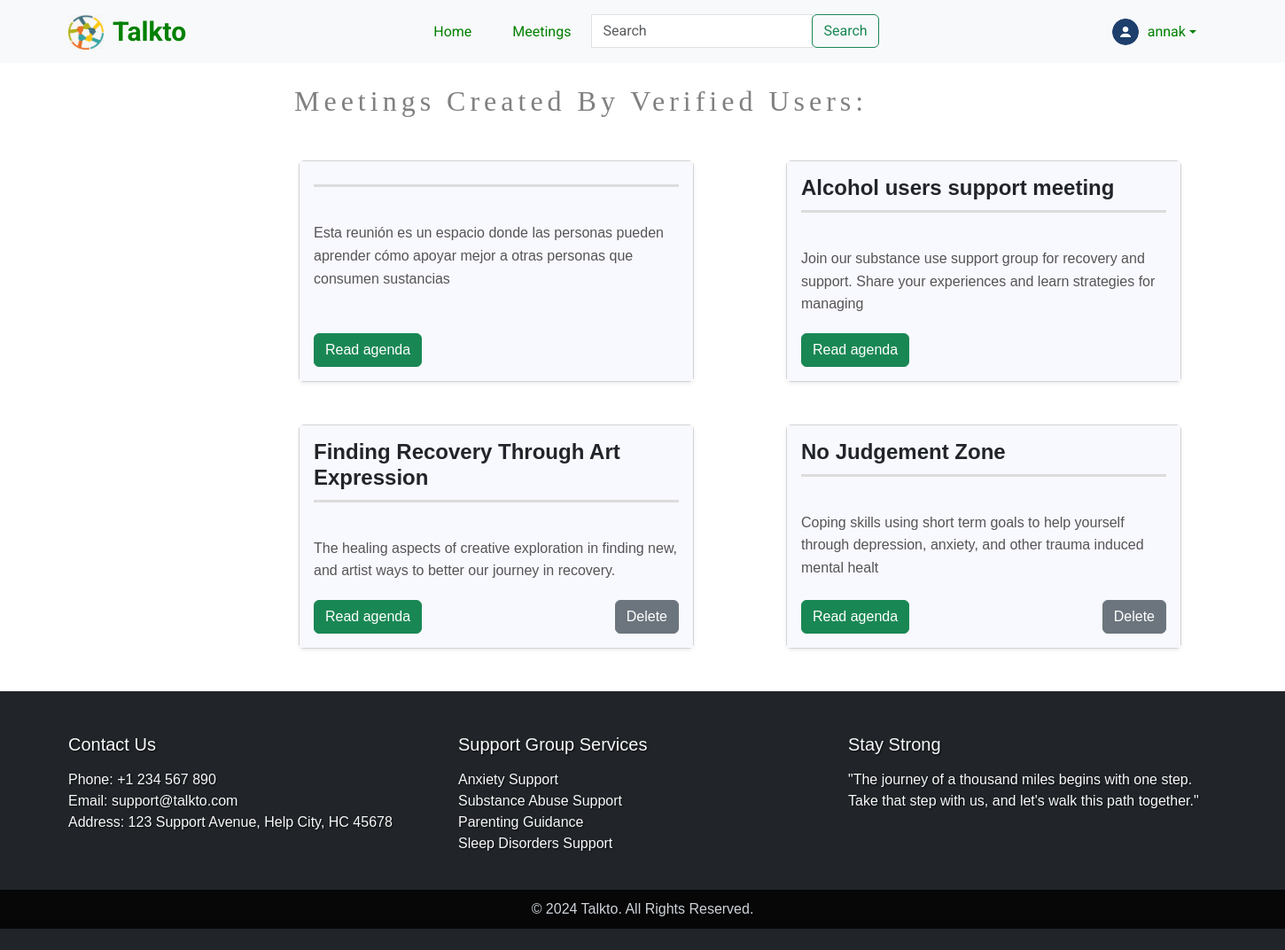
The page /about (signed in) on the database as committed earlier.
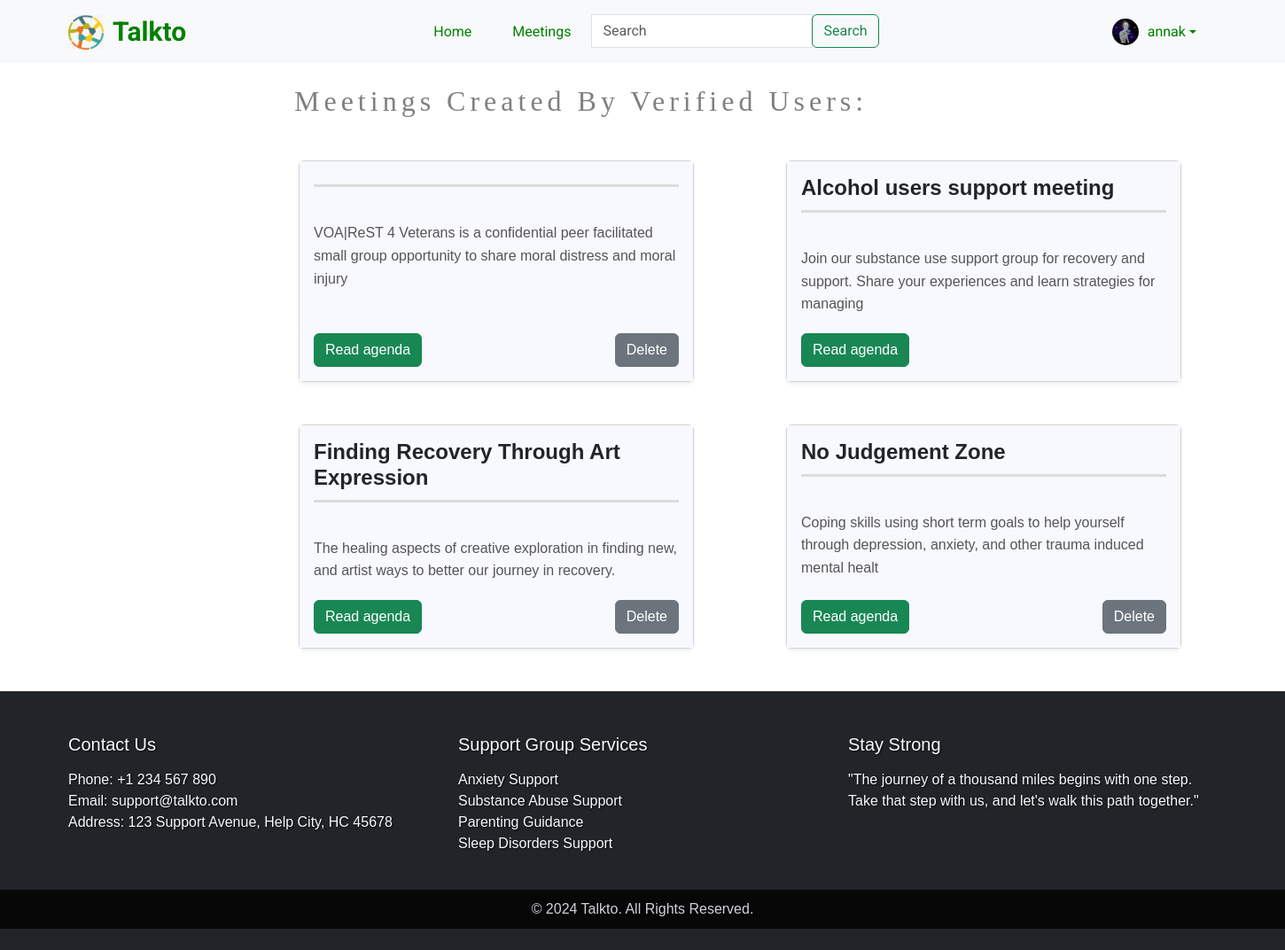
The same page on the database as committed later.
### base/models.py (models this page shows, shortened)
class User(AbstractUser):
    topics = models.ManyToManyField(Topic, related_name='topics', blank=True)
    meetings = models.ManyToManyField(Meeting, related_name='meetings', blank=True)
    avatar = models.ImageField(null=True, default='avatar.png')
    bio = models.TextField(null=True)

class Meeting(models.Model):
    creator = models.ForeignKey('User', on_delete=models.CASCADE)
    headline = models.CharField(max_length=100)
    conversation = models.ForeignKey(Conversation, on_delete=models.CASCADE)
    description = models.TextField(max_length=300)
    topic = models.ManyToManyField(Topic, related_name='Topic', blank=True)
    category = models.ManyToManyField(Category, related_name='Category', blank=True)
    file = models.FileField(null=True)
    created = models.DateTimeField(auto_now_add=True)
    update = models.DateTimeField(auto_now=True)
    class Meta:
        ordering = ["headline", 'created']

### base/views.py (the view)
# urls.py: path('about', views.about, name='about'),
def about(request):
    categories = Category.objects.all()
    meetings = Meeting.objects.all()
    conversation = Conversation.objects.all()
    context = {"categories": categories, 'meetings': meetings, 'conversation': conversation}
    return render(request, 'base/about.html', context)

### base/templates/base/about.html (shortened to what this page needs)
{% extends 'main.html' %}
{% load static %}
{% block static %}
        <link rel="stylesheet" href="{% static 'styles/styles.css' %}">
{% endblock %}
{% block content %}
    {% include 'base/meeting.html' %}
{% endblock %}

### templates/navbar.html (shortened to what this page needs)
{% load static %}
<nav class="navbar navbar-expand-lg navbar-light bg-light sticky-top">
    <div class="container">
        <a class="navbar-brand d-flex align-items-center" href="{% url 'home' %}">
            <img src="{% static 'images/logo.png' %}" width="40" height="40" alt="Logo" class="mr-2">
            <span>Talkto</span>
        </a>
        <div class="collapse navbar-collapse justify-content-center" id="navbarNav">
            <ul class="navbar-nav">
                <li class="nav-item">
                    <a class="nav-link" href="{% url 'home' %}">Home</a>
                </li>
                <li class="nav-item">
                    <a class="nav-link" href="{% url 'about' %}">Meetings</a>
                </li>
                <li class="nav-item">
                    <form class="form-inline my-2 my-lg-0" method="GET" action="">
                        <div class="input-group">
                            <input class="form-control" type="search" placeholder="Search" aria-label="Search" name="q">
                            <div class="input-group-append">
                                <button class="btn btn-outline-success" type="submit">Search</button>
                            </div>
                        </div>
                    </form>
                </li>
            </ul>
        </div>
        <div class="navbar-nav ml-auto">
            {% if request.user.is_authenticated %}
            <li class="nav-item dropdown">
                <a class="nav-link dropdown-toggle d-flex align-items-center" href="{% url 'profile' request.user.id %}" id="navbarDropdown" role="button" data-toggle="dropdown" aria-haspopup="true" aria-expanded="false">
                    <img src="{{ request.user.avatar.url }}" width="30" height="30" class="rounded-circle mr-2" alt="{{ current_user.username }}">
                    {{ request.user.username }}
                </a>
            </li>
            {% else %}
            <li class="nav-item">
                <a class="btn btn-outline-success" href="{% url 'login' %}">Login</a>
            </li>
            {% endif %}
        </div>
    </div>
</nav>

### base/templates/base/meeting.html (shortened to what this page needs)
{% load static %}
{% block static %}
        <link rel="stylesheet" href="{% static 'styles/styles.css' %}">
{% endblock %}
<div class="container meeting-container mt-4">
    <h2 class="mb-5" style="letter-spacing: 5px; font-family: cursive; margin-left:20px;  color:gray; font-weigh:bold;">Meetings Created By Verified Users:</h2>
    <div class="row">
        {% for meeting in meetings %}
            <div class="col-md-5 d-flex align-items-stretch mb-4 custom-card-container">
                <div class="card mb-4 shadow-sm shadow-sm custom-card">
                    <div class="card-body d-flex flex-column">
                        <h5 class="card-title">{{ meeting.headline }}</h5>
                        <p class="card-text">{{ meeting.description |slice:":120" }}</p>
                        <div class="mt-auto d-flex justify-content-between">
                            {% if request.user.is_authenticated %}
                                <div class="mt-auto">
                                    <a href="{% url 'reading' meeting.id %}" class="btn btn-success">Read agenda</a>
                                </div>
                            {% endif %}
                            {% if request.user == meeting.creator %}
                                <div class="mt-auto">
                                    <a href="{% url 'delete' meeting.id %}" class="btn btn-secondary">Delete</a>
                                </div>
                            {% endif %}
                        </div>
                    </div>
                </div>
            </div>
        {% endfor %}
    </div>
</div>

Rows that differ between the two databases and show on the page:
removed Meeting: description "Esta reunión es un espacio donde las personas pueden aprender cómo apoyar mejor a otras personas que consumen sustancias"
changed User "annak": user.avatar: picture added in place of a placeholder
added Meeting: description "VOA|ReST 4 Veterans is a confidential peer facilitated small group opportunity to share moral distress and moral injury", shows "Delete"
